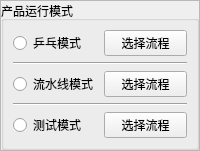
    <widget class="QFrame" name="frame">
     <property name="frameShape">
      <enum>QFrame::StyledPanel</enum>
     </property>
     <property name="frameShadow">
      <enum>QFrame::Raised</enum>
     </property>
     <layout class="QGridLayout" name="gridLayout_14">
      <property name="leftMargin">
       <number>0</number>
      </property>
      <property name="topMargin">
       <number>0</number>
      </property>
      <property name="rightMargin">
       <number>0</number>
      </property>
      <property name="bottomMargin">
       <number>0</number>
      </property>
      <item row="0" column="0">
       <widget class="QGroupBox" name="groupBox_7">
        <property name="title">
         <string>产品运行模式</string>
        </property>
        <layout class="QGridLayout" name="gridLayout_15">
         <item row="2" column="0">
          <widget class="QRadioButton" name="radioButton_piece_by_piece">
           <property name="text">
            <string>流水线模式</string>
           </property>
           <attribute name="buttonGroup">
            <string notr="true">buttonGroup_2</string>
           </attribute>
          </widget>
         </item>
         <item row="0" column="0">
          <widget class="QRadioButton" name="radioButton_pingpong">
           <property name="text">
            <string>乒乓模式</string>
           </property>
           <attribute name="buttonGroup">
            <string notr="true">buttonGroup_2</string>
           </attribute>
          </widget>
         </item>
         <item row="3" column="0" colspan="2">
          <widget class="Line" name="line_2">
           <property name="orientation">
            <enum>Qt::Horizontal</enum>
           </property>
          </widget>
         </item>
         <item row="4" column="0">
          <widget class="QRadioButton" name="radioButton_debug">
           <property name="text">
            <string>测试模式</string>
           </property>
           <attribute name="buttonGroup">
            <string notr="true">buttonGroup_2</string>
           </attribute>
          </widget>
         </item>
         <item row="0" column="1">
          <widget class="QPushButton" name="pushButton_pp_select">
           <property name="text">
            <string>选择流程</string>
           </property>
          </widget>
         </item>
         <item row="4" column="1">
          <widget class="QPushButton" name="pushButton_debug_select">
           <property name="text">
            <string>选择流程</string>
           </property>
          </widget>
         </item>
         <item row="2" column="1">
          <widget class="QPushButton" name="pushButton_pbp_select">
           <property name="text">
            <string>选择流程</string>
           </property>
          </widget>
         </item>
         <item row="1" column="0" colspan="2">
          <widget class="Line" name="line">
           <property name="orientation">
            <enum>Qt::Horizontal</enum>
           </property>
          </widget>
         </item>
        </layout>
       </widget>
      </item>
     </layout>
    </widget>
